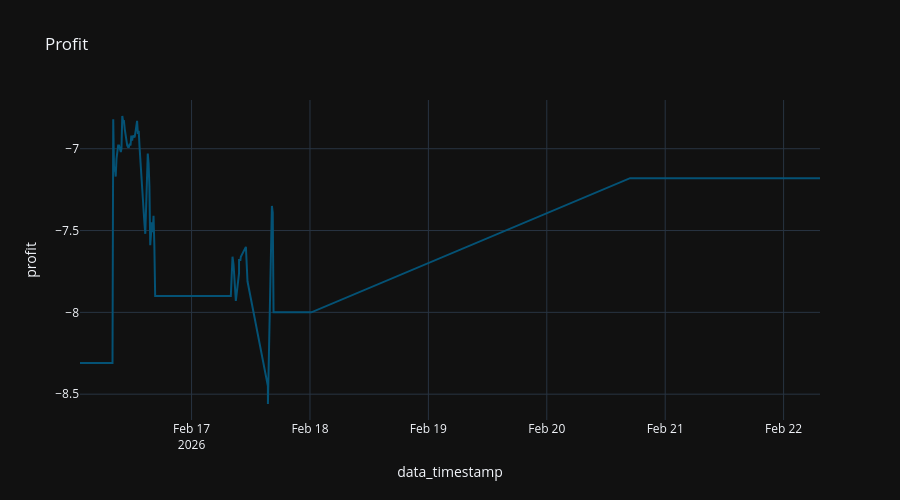

This figure's notebook cell:
### Code cell
x = df[df['ticker'] == asset_ticker][['data_timestamp', 'profit', 'ticker']].sort_values(by="data_timestamp")

fig = px.line (
  x,
  "data_timestamp",
  "profit",
  title="Profit"
#   color_discrete_sequence="Tealgrn_r",
)

fig.update_layout (
  height=500,
)

### Figure 1 — Plotly figure (JSON) as saved in the notebook; plotly's stock layout.template omitted (floating-point values rounded to 4 significant figures; data arrays with more than 128 entries replaced by an {"elided": "..."} marker saying what was removed)
{"data": [{"hovertemplate": "data_timestamp=%{x}<br>profit=%{y}<extra></extra>", "legendgroup": "", "line": {"color": "rgb(4, 82, 117)", "dash": "solid"}, "marker": {"symbol": "circle"}, "mode": "lines", "name": "", "orientation": "v", "showlegend": false, "type": "scatter", "x": {"elided": "461 str values"}, "xaxis": "x", "y": {"elided": "461 float values"}, "yaxis": "y"}], "layout": {"height": 500, "legend": {"tracegroupgap": 0}, "title": {"text": "Profit"}, "xaxis": {"anchor": "y", "domain": [0, 1], "title": {"text": "data_timestamp"}}, "yaxis": {"anchor": "x", "domain": [0, 1], "title": {"text": "profit"}}}}
